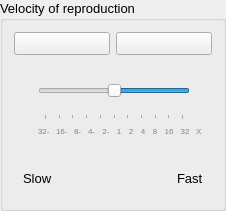
             <widget class="QGroupBox" name="groupBox_19">
              <property name="font">
               <font>
                <pointsize>10</pointsize>
               </font>
              </property>
              <property name="title">
               <string>Velocity of reproduction</string>
              </property>
              <layout class="QVBoxLayout" name="verticalLayout_28">
               <item>
                <layout class="QHBoxLayout" name="horizontalLayout_7">
                 <item>
                  <widget class="QPushButton" name="btStop">
                   <property name="minimumSize">
                    <size>
                     <width>60</width>
                     <height>0</height>
                    </size>
                   </property>
                   <property name="maximumSize">
                    <size>
                     <width>16777215</width>
                     <height>16777215</height>
                    </size>
                   </property>
                   <property name="font">
                    <font>
                     <weight>50</weight>
                     <bold>false</bold>
                    </font>
                   </property>
                   <property name="text">
                    <string/>
                   </property>
                   <property name="icon">
                    <iconset resource="resourcefile.qrc">
                     <normaloff>:/icons/playback_pause.ico</normaloff>:/icons/playback_pause.ico</iconset>
                   </property>
                  </widget>
                 </item>
                 <item>
                  <widget class="QPushButton" name="btPlay">
                   <property name="minimumSize">
                    <size>
                     <width>60</width>
                     <height>0</height>
                    </size>
                   </property>
                   <property name="maximumSize">
                    <size>
                     <width>16777215</width>
                     <height>16777215</height>
                    </size>
                   </property>
                   <property name="font">
                    <font>
                     <weight>50</weight>
                     <bold>false</bold>
                    </font>
                   </property>
                   <property name="text">
                    <string/>
                   </property>
                   <property name="icon">
                    <iconset resource="resourcefile.qrc">
                     <normaloff>:/icons/playback_play.ico</normaloff>:/icons/playback_play.ico</iconset>
                   </property>
                  </widget>
                 </item>
                </layout>
               </item>
               <item>
                <widget class="QWidget" name="widget_5" native="true">
                 <property name="minimumSize">
                  <size>
                   <width>0</width>
                   <height>50</height>
                  </size>
                 </property>
                 <property name="font">
                  <font>
                   <pointsize>12</pointsize>
                  </font>
                 </property>
                 <layout class="QVBoxLayout" name="verticalLayout_12">
                  <item>
                   <layout class="QGridLayout" name="gridLayout_3">
                    <item row="1" column="8">
                     <widget class="QLabel" name="label_46">
                      <property name="palette">
                       <palette>
                        <active>
                         <colorrole role="WindowText">
                          <brush brushstyle="SolidPattern">
                           <color alpha="255">
                            <red>130</red>
                            <green>130</green>
                            <blue>130</blue>
                           </color>
                          </brush>
                         </colorrole>
                        </active>
                        <inactive>
                         <colorrole role="WindowText">
                          <brush brushstyle="SolidPattern">
                           <color alpha="255">
                            <red>130</red>
                            <green>130</green>
                            <blue>130</blue>
                           </color>
                          </brush>
                         </colorrole>
                        </inactive>
                        <disabled>
                         <colorrole role="WindowText">
                          <brush brushstyle="SolidPattern">
                           <color alpha="255">
                            <red>120</red>
                            <green>120</green>
                            <blue>120</blue>
                           </color>
                          </brush>
                         </colorrole>
                        </disabled>
                       </palette>
                      </property>
                      <property name="font">
                       <font>
                        <pointsize>6</pointsize>
                        <weight>50</weight>
                        <bold>false</bold>
                       </font>
                      </property>
                      <property name="text">
                       <string>4</string>
                      </property>
                      <property name="alignment">
                       <set>Qt::AlignHCenter|Qt::AlignTop</set>
                      </property>
                     </widget>
                    </item>
                    <item row="1" column="2">
                     <widget class="QLabel" name="label_50">
                      <property name="palette">
                       <palette>
                        <active>
                         <colorrole role="WindowText">
                          <brush brushstyle="SolidPattern">
                           <color alpha="255">
                            <red>130</red>
                            <green>130</green>
                            <blue>130</blue>
                           </color>
                          </brush>
                         </colorrole>
                        </active>
                        <inactive>
                         <colorrole role="WindowText">
                          <brush brushstyle="SolidPattern">
                           <color alpha="255">
                            <red>130</red>
                            <green>130</green>
                            <blue>130</blue>
                           </color>
                          </brush>
                         </colorrole>
                        </inactive>
                        <disabled>
                         <colorrole role="WindowText">
                          <brush brushstyle="SolidPattern">
                           <color alpha="255">
                            <red>120</red>
                            <green>120</green>
                            <blue>120</blue>
                           </color>
                          </brush>
                         </colorrole>
                        </disabled>
                       </palette>
                      </property>
                      <property name="font">
                       <font>
                        <pointsize>6</pointsize>
                        <weight>50</weight>
                        <bold>false</bold>
                       </font>
                      </property>
                      <property name="text">
                       <string>16-</string>
                      </property>
                      <property name="alignment">
                       <set>Qt::AlignLeading|Qt::AlignLeft|Qt::AlignTop</set>
                      </property>
                     </widget>
                    </item>
                    <item row="1" column="5">
                     <widget class="QLabel" name="label_48">
                      <property name="palette">
                       <palette>
                        <active>
                         <colorrole role="WindowText">
                          <brush brushstyle="SolidPattern">
                           <color alpha="255">
                            <red>130</red>
                            <green>130</green>
                            <blue>130</blue>
                           </color>
                          </brush>
                         </colorrole>
                        </active>
                        <inactive>
                         <colorrole role="WindowText">
                          <brush brushstyle="SolidPattern">
                           <color alpha="255">
                            <red>130</red>
                            <green>130</green>
                            <blue>130</blue>
                           </color>
                          </brush>
                         </colorrole>
                        </inactive>
                        <disabled>
                         <colorrole role="WindowText">
                          <brush brushstyle="SolidPattern">
                           <color alpha="255">
                            <red>120</red>
                            <green>120</green>
                            <blue>120</blue>
                           </color>
                          </brush>
                         </colorrole>
                        </disabled>
                       </palette>
                      </property>
                      <property name="font">
                       <font>
                        <pointsize>6</pointsize>
                        <weight>50</weight>
                        <bold>false</bold>
                       </font>
                      </property>
                      <property name="text">
                       <string>2-</string>
                      </property>
                      <property name="alignment">
                       <set>Qt::AlignHCenter|Qt::AlignTop</set>
                      </property>
                     </widget>
                    </item>
                    <item row="1" column="10">
                     <widget class="QLabel" name="label_47">
                      <property name="palette">
                       <palette>
                        <active>
                         <colorrole role="WindowText">
                          <brush brushstyle="SolidPattern">
                           <color alpha="255">
                            <red>130</red>
                            <green>130</green>
                            <blue>130</blue>
                           </color>
                          </brush>
                         </colorrole>
                        </active>
                        <inactive>
                         <colorrole role="WindowText">
                          <brush brushstyle="SolidPattern">
                           <color alpha="255">
                            <red>130</red>
                            <green>130</green>
                            <blue>130</blue>
                           </color>
                          </brush>
                         </colorrole>
                        </inactive>
                        <disabled>
                         <colorrole role="WindowText">
                          <brush brushstyle="SolidPattern">
                           <color alpha="255">
                            <red>120</red>
                            <green>120</green>
                            <blue>120</blue>
                           </color>
                          </brush>
                         </colorrole>
                        </disabled>
                       </palette>
                      </property>
                      <property name="font">
                       <font>
                        <pointsize>6</pointsize>
                        <weight>50</weight>
                        <bold>false</bold>
                       </font>
                      </property>
                      <property name="text">
                       <string>16</string>
                      </property>
                      <property name="alignment">
                       <set>Qt::AlignHCenter|Qt::AlignTop</set>
                      </property>
                     </widget>
                    </item>
                    <item row="1" column="3">
                     <widget class="QLabel" name="label_49">
                      <property name="palette">
                       <palette>
                        <active>
                         <colorrole role="WindowText">
                          <brush brushstyle="SolidPattern">
                           <color alpha="255">
                            <red>130</red>
                            <green>130</green>
                            <blue>130</blue>
                           </color>
                          </brush>
                         </colorrole>
                        </active>
                        <inactive>
                         <colorrole role="WindowText">
                          <brush brushstyle="SolidPattern">
                           <color alpha="255">
                            <red>130</red>
                            <green>130</green>
                            <blue>130</blue>
                           </color>
                          </brush>
                         </colorrole>
                        </inactive>
                        <disabled>
                         <colorrole role="WindowText">
                          <brush brushstyle="SolidPattern">
                           <color alpha="255">
                            <red>120</red>
                            <green>120</green>
                            <blue>120</blue>
                           </color>
                          </brush>
                         </colorrole>
                        </disabled>
                       </palette>
                      </property>
                      <property name="font">
                       <font>
                        <pointsize>6</pointsize>
                        <weight>50</weight>
                        <bold>false</bold>
                       </font>
                      </property>
                      <property name="text">
                       <string>8-</string>
                      </property>
                      <property name="alignment">
                       <set>Qt::AlignLeading|Qt::AlignLeft|Qt::AlignTop</set>
                      </property>
                     </widget>
                    </item>
                    <item row="1" column="9">
                     <widget class="QLabel" name="label_52">
                      <property name="palette">
                       <palette>
                        <active>
                         <colorrole role="WindowText">
                          <brush brushstyle="SolidPattern">
                           <color alpha="255">
                            <red>130</red>
                            <green>130</green>
                            <blue>130</blue>
                           </color>
                          </brush>
                         </colorrole>
                        </active>
                        <inactive>
                         <colorrole role="WindowText">
                          <brush brushstyle="SolidPattern">
                           <color alpha="255">
                            <red>130</red>
                            <green>130</green>
                            <blue>130</blue>
                           </color>
                          </brush>
                         </colorrole>
                        </inactive>
                        <disabled>
                         <colorrole role="WindowText">
                          <brush brushstyle="SolidPattern">
                           <color alpha="255">
                            <red>120</red>
                            <green>120</green>
                            <blue>120</blue>
                           </color>
                          </brush>
                         </colorrole>
                        </disabled>
                       </palette>
                      </property>
                      <property name="font">
                       <font>
                        <pointsize>6</pointsize>
                        <weight>50</weight>
                        <bold>false</bold>
                       </font>
                      </property>
                      <property name="text">
                       <string>8</string>
                      </property>
                      <property name="alignment">
                       <set>Qt::AlignHCenter|Qt::AlignTop</set>
                      </property>
                     </widget>
                    </item>
                    <item row="1" column="4">
                     <widget class="QLabel" name="label_55">
                      <property name="palette">
                       <palette>
                        <active>
                         <colorrole role="WindowText">
                          <brush brushstyle="SolidPattern">
                           <color alpha="255">
                            <red>130</red>
                            <green>130</green>
                            <blue>130</blue>
                           </color>
                          </brush>
                         </colorrole>
                        </active>
                        <inactive>
                         <colorrole role="WindowText">
                          <brush brushstyle="SolidPattern">
                           <color alpha="255">
                            <red>130</red>
                            <green>130</green>
                            <blue>130</blue>
                           </color>
                          </brush>
                         </colorrole>
                        </inactive>
                        <disabled>
                         <colorrole role="WindowText">
                          <brush brushstyle="SolidPattern">
                           <color alpha="255">
                            <red>120</red>
                            <green>120</green>
                            <blue>120</blue>
                           </color>
                          </brush>
                         </colorrole>
                        </disabled>
                       </palette>
                      </property>
                      <property name="font">
                       <font>
                        <pointsize>6</pointsize>
                        <weight>50</weight>
                        <bold>false</bold>
                       </font>
                      </property>
                      <property name="text">
                       <string>4-</string>
                      </property>
                      <property name="alignment">
                       <set>Qt::AlignLeading|Qt::AlignLeft|Qt::AlignTop</set>
                      </property>
                     </widget>
                    </item>
                    <item row="1" column="7">
                     <widget class="QLabel" name="label_51">
                      <property name="palette">
                       <palette>
                        <active>
                         <colorrole role="WindowText">
                          <brush brushstyle="SolidPattern">
                           <color alpha="255">
                            <red>130</red>
                            <green>130</green>
                            <blue>130</blue>
                           </color>
                          </brush>
                         </colorrole>
                        </active>
                        <inactive>
                         <colorrole role="WindowText">
                          <brush brushstyle="SolidPattern">
                           <color alpha="255">
                            <red>130</red>
                            <green>130</green>
                            <blue>130</blue>
                           </color>
                          </brush>
                         </colorrole>
                        </inactive>
                        <disabled>
                         <colorrole role="WindowText">
                          <brush brushstyle="SolidPattern">
                           <color alpha="255">
                            <red>120</red>
                            <green>120</green>
                            <blue>120</blue>
                           </color>
                          </brush>
                         </colorrole>
                        </disabled>
                       </palette>
                      </property>
                      <property name="font">
                       <font>
                        <pointsize>6</pointsize>
                        <weight>50</weight>
                        <bold>false</bold>
                       </font>
                      </property>
                      <property name="text">
                       <string>2</string>
                      </property>
                      <property name="alignment">
                       <set>Qt::AlignHCenter|Qt::AlignTop</set>
                      </property>
                     </widget>
                    </item>
                    <item row="1" column="12">
                     <widget class="QLabel" name="label_54">
                      <property name="palette">
                       <palette>
                        <active>
                         <colorrole role="WindowText">
                          <brush brushstyle="SolidPattern">
                           <color alpha="255">
                            <red>130</red>
                            <green>130</green>
                            <blue>130</blue>
                           </color>
                          </brush>
                         </colorrole>
                        </active>
                        <inactive>
                         <colorrole role="WindowText">
                          <brush brushstyle="SolidPattern">
                           <color alpha="255">
                            <red>130</red>
                            <green>130</green>
                            <blue>130</blue>
                           </color>
                          </brush>
                         </colorrole>
                        </inactive>
                        <disabled>
                         <colorrole role="WindowText">
                          <brush brushstyle="SolidPattern">
                           <color alpha="255">
                            <red>120</red>
                            <green>120</green>
                            <blue>120</blue>
                           </color>
                          </brush>
                         </colorrole>
                        </disabled>
                       </palette>
                      </property>
                      <property name="font">
                       <font>
                        <pointsize>6</pointsize>
                        <weight>50</weight>
                        <bold>false</bold>
                       </font>
                      </property>
                      <property name="text">
                       <string>X</string>
                      </property>
                      <property name="alignment">
                       <set>Qt::AlignLeading|Qt::AlignLeft|Qt::AlignTop</set>
                      </property>
                     </widget>
                    </item>
                    <item row="1" column="6">
                     <widget class="QLabel" name="label_53">
                      <property name="palette">
                       <palette>
                        <active>
                         <colorrole role="WindowText">
                          <brush brushstyle="SolidPattern">
                           <color alpha="255">
                            <red>130</red>
                            <green>130</green>
                            <blue>130</blue>
                           </color>
                          </brush>
                         </colorrole>
                        </active>
                        <inactive>
                         <colorrole role="WindowText">
                          <brush brushstyle="SolidPattern">
                           <color alpha="255">
                            <red>130</red>
                            <green>130</green>
                            <blue>130</blue>
                           </color>
                          </brush>
                         </colorrole>
                        </inactive>
                        <disabled>
                         <colorrole role="WindowText">
                          <brush brushstyle="SolidPattern">
                           <color alpha="255">
                            <red>120</red>
                            <green>120</green>
                            <blue>120</blue>
                           </color>
                          </brush>
                         </colorrole>
                        </disabled>
                       </palette>
                      </property>
                      <property name="font">
                       <font>
                        <pointsize>6</pointsize>
                        <weight>50</weight>
                        <bold>false</bold>
                       </font>
                      </property>
                      <property name="text">
                       <string>1</string>
                      </property>
                      <property name="alignment">
                       <set>Qt::AlignHCenter|Qt::AlignTop</set>
                      </property>
                     </widget>
                    </item>
                    <item row="1" column="1">
                     <widget class="QLabel" name="label_57">
                      <property name="palette">
                       <palette>
                        <active>
                         <colorrole role="WindowText">
                          <brush brushstyle="SolidPattern">
                           <color alpha="255">
                            <red>130</red>
                            <green>130</green>
                            <blue>130</blue>
                           </color>
                          </brush>
                         </colorrole>
                        </active>
                        <inactive>
                         <colorrole role="WindowText">
                          <brush brushstyle="SolidPattern">
                           <color alpha="255">
                            <red>130</red>
                            <green>130</green>
                            <blue>130</blue>
                           </color>
                          </brush>
                         </colorrole>
                        </inactive>
                        <disabled>
                         <colorrole role="WindowText">
                          <brush brushstyle="SolidPattern">
                           <color alpha="255">
                            <red>120</red>
                            <green>120</green>
                            <blue>120</blue>
                           </color>
                          </brush>
                         </colorrole>
                        </disabled>
                       </palette>
                      </property>
                      <property name="font">
                       <font>
                        <pointsize>6</pointsize>
                        <weight>50</weight>
                        <bold>false</bold>
                       </font>
                      </property>
                      <property name="text">
                       <string>32-</string>
                      </property>
                      <property name="alignment">
                       <set>Qt::AlignLeading|Qt::AlignLeft|Qt::AlignTop</set>
                      </property>
                     </widget>
                    </item>
                    <item row="1" column="0">
                     <widget class="QLabel" name="label_58">
                      <property name="text">
                       <string/>
                      </property>
                     </widget>
                    </item>
                    <item row="1" column="11">
                     <widget class="QLabel" name="label_56">
                      <property name="palette">
                       <palette>
                        <active>
                         <colorrole role="WindowText">
                          <brush brushstyle="SolidPattern">
                           <color alpha="255">
                            <red>130</red>
                            <green>130</green>
                            <blue>130</blue>
                           </color>
                          </brush>
                         </colorrole>
                        </active>
                        <inactive>
                         <colorrole role="WindowText">
                          <brush brushstyle="SolidPattern">
                           <color alpha="255">
                            <red>130</red>
                            <green>130</green>
                            <blue>130</blue>
                           </color>
                          </brush>
                         </colorrole>
                        </inactive>
                        <disabled>
                         <colorrole role="WindowText">
                          <brush brushstyle="SolidPattern">
                           <color alpha="255">
                            <red>120</red>
                            <green>120</green>
                            <blue>120</blue>
                           </color>
                          </brush>
                         </colorrole>
                        </disabled>
                       </palette>
                      </property>
                      <property name="font">
                       <font>
                        <pointsize>6</pointsize>
                       </font>
                      </property>
                      <property name="text">
                       <string>32</string>
                      </property>
                      <property name="alignment">
                       <set>Qt::AlignHCenter|Qt::AlignTop</set>
                      </property>
                     </widget>
                    </item>
                    <item row="0" column="1" colspan="11">
                     <widget class="QSlider" name="SliderVelocidade">
                      <property name="minimumSize">
                       <size>
                        <width>0</width>
                        <height>50</height>
                       </size>
                      </property>
                      <property name="font">
                       <font>
                        <weight>75</weight>
                        <bold>true</bold>
                       </font>
                      </property>
                      <property name="minimum">
                       <number>-5</number>
                      </property>
                      <property name="maximum">
                       <number>5</number>
                      </property>
                      <property name="pageStep">
                       <number>1</number>
                      </property>
                      <property name="sliderPosition">
                       <number>0</number>
                      </property>
                      <property name="orientation">
                       <enum>Qt::Horizontal</enum>
                      </property>
                      <property name="invertedAppearance">
                       <bool>true</bool>
                      </property>
                      <property name="tickPosition">
                       <enum>QSlider::TicksBelow</enum>
                      </property>
                     </widget>
                    </item>
                   </layout>
                  </item>
                 </layout>
                </widget>
               </item>
               <item>
                <widget class="QWidget" name="widget_4" native="true">
                 <layout class="QHBoxLayout" name="horizontalLayout_20">
                  <item>
                   <widget class="QLabel" name="label_17">
                    <property name="text">
                     <string>Slow</string>
                    </property>
                   </widget>
                  </item>
                  <item>
                   <spacer name="horizontalSpacer_4">
                    <property name="orientation">
                     <enum>Qt::Horizontal</enum>
                    </property>
                    <property name="sizeHint" stdset="0">
                     <size>
                      <width>40</width>
                      <height>20</height>
                     </size>
                    </property>
                   </spacer>
                  </item>
                  <item>
                   <widget class="QLabel" name="label_26">
                    <property name="text">
                     <string>Fast</string>
                    </property>
                   </widget>
                  </item>
                 </layout>
                </widget>
               </item>
              </layout>
             </widget>
